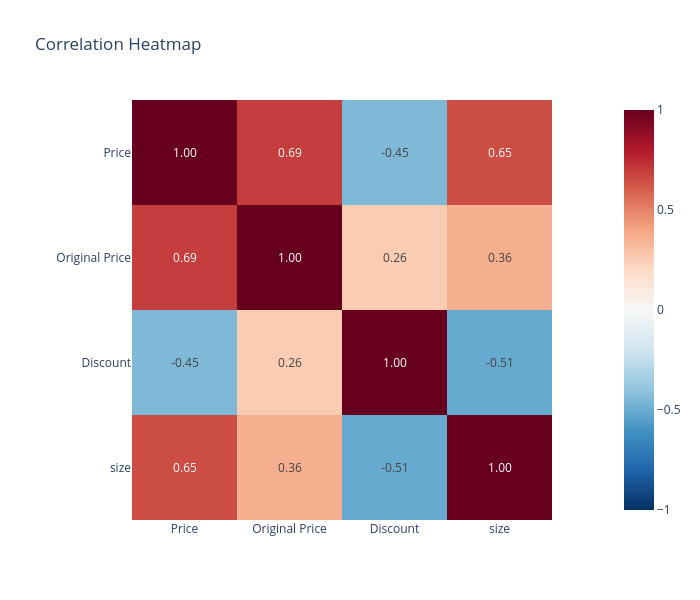

The cell this chart's notebook holds for it:
### Markdown cell above
# Correlation Analysis

### Code cell
import plotly.express as px

# Calculate correlation matrix
corr = df[["Price", "Original Price", "Discount", "size"]].corr()

# Create heatmap
fig = px.imshow(
    corr,
    text_auto=".2f",        # Show correlation values
    color_continuous_scale="RdBu_r",
    zmin=-1,
    zmax=1,
    title="Correlation Heatmap"
)

fig.update_layout(
    width=700,
    height=600
)

fig.show()

### Figure 1 — Plotly figure (JSON) as saved in the notebook; plotly's stock layout.template omitted (floating-point values rounded to 4 significant figures)
{"data": [{"coloraxis": "coloraxis", "hovertemplate": "x: %{x}<br>y: %{y}<br>color: %{z}<extra></extra>", "name": "0", "texttemplate": "%{z:.2f}", "type": "heatmap", "x": ["Price", "Original Price", "Discount", "size"], "xaxis": "x", "y": ["Price", "Original Price", "Discount", "size"], "yaxis": "y", "z": [[1.0, 0.695, -0.4474, 0.6536], [0.695, 1.0, 0.2563, 0.362], [-0.4474, 0.2563, 1.0, -0.508], [0.6536, 0.362, -0.508, 1.0]]}], "layout": {"coloraxis": {"cmax": 1, "cmin": -1, "colorscale": [[0, "rgb(5,48,97)"], [0.1, "rgb(33,102,172)"], [0.2, "rgb(67,147,195)"], [0.3, "rgb(146,197,222)"], [0.4, "rgb(209,229,240)"], [0.5, "rgb(247,247,247)"], [0.6, "rgb(253,219,199)"], [0.7, "rgb(244,165,130)"], [0.8, "rgb(214,96,77)"], [0.9, "rgb(178,24,43)"], [1, "rgb(103,0,31)"]]}, "height": 600, "title": {"text": "Correlation Heatmap"}, "width": 700, "xaxis": {"anchor": "y", "constrain": "domain", "domain": [0, 1], "scaleanchor": "y"}, "yaxis": {"anchor": "x", "autorange": "reversed", "constrain": "domain", "domain": [0, 1]}}}
